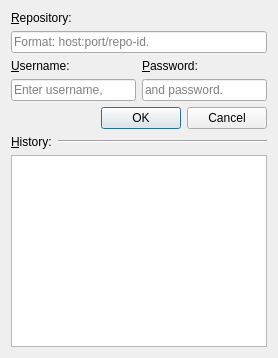
<?xml version="1.0" encoding="UTF-8"?>
<ui version="4.0">
 <author>GOU Lingfeng</author>
 <class>gapr::login_dialog</class>
 <widget class="QDialog" name="gapr::login_dialog">
  <property name="geometry">
   <rect>
    <x>0</x>
    <y>0</y>
    <width>320</width>
    <height>300</height>
   </rect>
  </property>
  <property name="windowTitle">
   <string>Login</string>
  </property>
  <layout class="QVBoxLayout" name="verticalLayout">
   <property name="sizeConstraint">
    <enum>QLayout::SetFixedSize</enum>
   </property>
   <item>
    <widget class="QLabel" name="label">
     <property name="text">
      <string>&amp;Repository:</string>
     </property>
     <property name="buddy">
      <cstring>repo</cstring>
     </property>
    </widget>
   </item>
   <item>
    <widget class="QLineEdit" name="repo">
     <property name="placeholderText">
      <string>Format: host:port/repo-id.</string>
     </property>
    </widget>
   </item>
   <item>
    <layout class="QGridLayout" name="gridLayout">
     <item row="1" column="0">
      <widget class="QLineEdit" name="user">
       <property name="placeholderText">
        <string>Enter username,</string>
       </property>
      </widget>
     </item>
     <item row="0" column="0">
      <widget class="QLabel" name="label2">
       <property name="text">
        <string>&amp;Username:</string>
       </property>
       <property name="buddy">
        <cstring>user</cstring>
       </property>
      </widget>
     </item>
     <item row="1" column="1">
      <widget class="QLineEdit" name="pass">
       <property name="echoMode">
        <enum>QLineEdit::Password</enum>
       </property>
       <property name="placeholderText">
        <string>and password.</string>
       </property>
      </widget>
     </item>
     <item row="0" column="1">
      <widget class="QLabel" name="label3">
       <property name="text">
        <string>&amp;Password:</string>
       </property>
       <property name="buddy">
        <cstring>pass</cstring>
       </property>
      </widget>
     </item>
    </layout>
   </item>
   <item>
    <widget class="QDialogButtonBox" name="button_box">
     <property name="orientation">
      <enum>Qt::Horizontal</enum>
     </property>
     <property name="standardButtons">
      <set>QDialogButtonBox::Cancel|QDialogButtonBox::Ok</set>
     </property>
    </widget>
   </item>
   <item>
    <layout class="QHBoxLayout" name="horizontalLayout_2">
     <item>
      <widget class="QLabel" name="label3">
       <property name="sizePolicy">
        <sizepolicy hsizetype="Fixed" vsizetype="Preferred">
         <horstretch>0</horstretch>
         <verstretch>0</verstretch>
        </sizepolicy>
       </property>
       <property name="text">
        <string>&amp;History:</string>
       </property>
       <property name="buddy">
        <cstring>history</cstring>
       </property>
      </widget>
     </item>
     <item>
      <widget class="Line" name="line">
       <property name="orientation">
        <enum>Qt::Horizontal</enum>
       </property>
      </widget>
     </item>
    </layout>
   </item>
   <item>
    <widget class="QListWidget" name="history"/>
   </item>
  </layout>
 </widget>
 <resources/>
 <connections/>
</ui>
